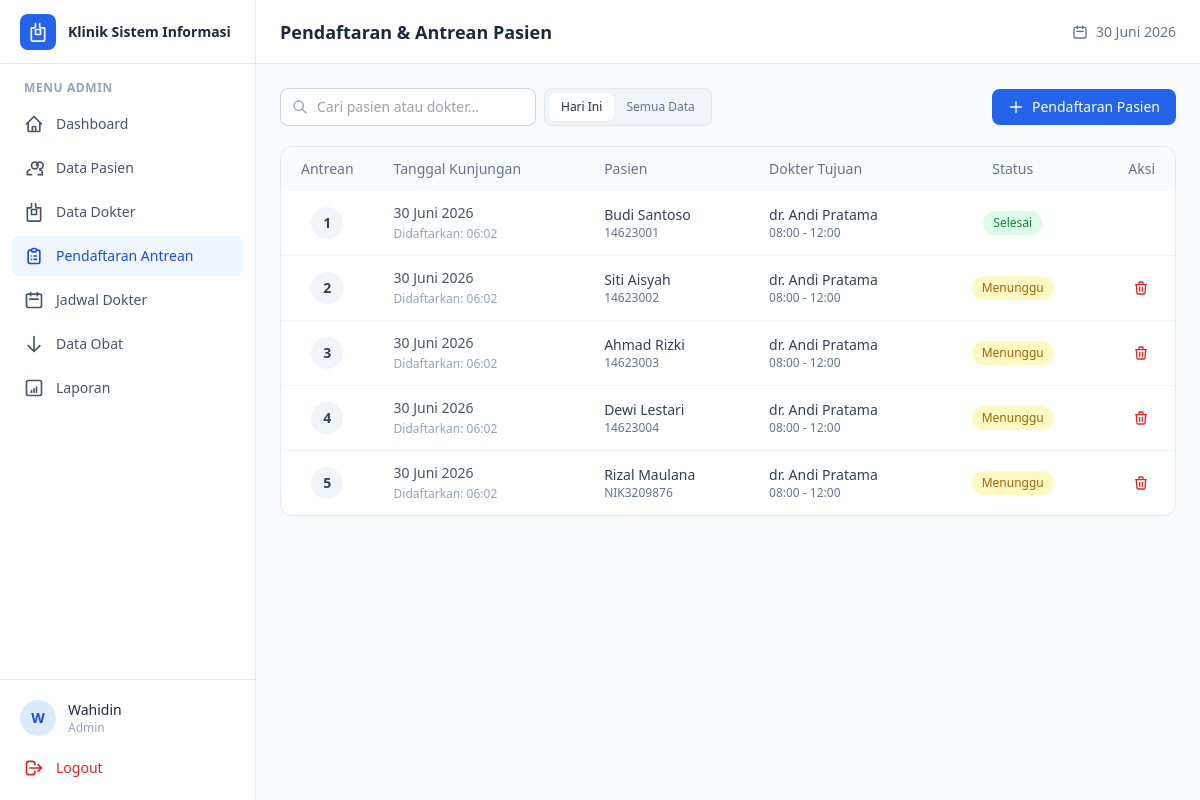
Page /admin/pendaftaran/index.php (signed in) on the committed database.
### tables this page shows
CREATE TABLE pendaftaran (
    id_pendaftaran   INT AUTO_INCREMENT PRIMARY KEY,
    id_pasien        INT NOT NULL,
    id_jadwal        INT NOT NULL,
    id_dokter        INT NOT NULL,
    waktu_daftar     DATETIME DEFAULT CURRENT_TIMESTAMP,
    tanggal_kunjungan DATE NOT NULL,
    no_antrian       INT NOT NULL,
    keluhan_utama    TEXT NULL,
    status_kunjungan ENUM('menunggu','diperiksa','selesai','batal') DEFAULT 'menunggu',
    created_at       DATETIME DEFAULT CURRENT_TIMESTAMP,

    CONSTRAINT fk_pendaftaran_pasien
        FOREIGN KEY (id_pasien) REFERENCES pasien(id_pasien)
        ON DELETE CASCADE ON UPDATE CASCADE,
    CONSTRAINT fk_pendaftaran_jadwal
        FOREIGN KEY (id_jadwal) REFERENCES jadwal_dokter(id_jadwal)
        ON DELETE CASCADE ON UPDATE CASCADE,
    CONSTRAINT fk_pendaftaran_dokter
        FOREIGN KEY (id_dokter) REFERENCES dokter(id_dokter)
        ON DELETE CASCADE ON UPDATE CASCADE
);

CREATE TABLE pasien (
    id_pasien        INT AUTO_INCREMENT PRIMARY KEY,
    nim_nik          VARCHAR(30)  NOT NULL UNIQUE,
    nama_lengkap     VARCHAR(100) NOT NULL,
    jenis_kelamin    ENUM('Laki-laki','Perempuan') NOT NULL,
    tanggal_lahir    DATE NULL,
    alamat           TEXT NULL,
    no_telepon       VARCHAR(20)  NULL,
    email            VARCHAR(100) NULL,
    fakultas         VARCHAR(100) NULL,
    status_akademik  ENUM('Mahasiswa','Dosen','Tenaga Kependidikan') DEFAULT 'Mahasiswa',
    created_at       DATETIME DEFAULT CURRENT_TIMESTAMP,
    updated_at       DATETIME DEFAULT CURRENT_TIMESTAMP ON UPDATE CURRENT_TIMESTAMP
);

CREATE TABLE dokter (
    id_dokter      INT AUTO_INCREMENT PRIMARY KEY,
    nip_dokter     VARCHAR(30)  NULL UNIQUE,
    nama_dokter    VARCHAR(100) NOT NULL,
    spesialisasi   VARCHAR(100) DEFAULT 'Dokter Umum',
    no_telepon     VARCHAR(20)  NULL,
    email          VARCHAR(100) NULL,
    foto           VARCHAR(255) NULL,
    status_aktif   ENUM('aktif','nonaktif') DEFAULT 'aktif',
    created_at     DATETIME DEFAULT CURRENT_TIMESTAMP
);

CREATE TABLE jadwal_dokter (
    id_jadwal      INT AUTO_INCREMENT PRIMARY KEY,
    id_dokter      INT NOT NULL,
    hari           ENUM('Senin','Selasa','Rabu','Kamis','Jumat','Sabtu') NOT NULL,
    jam_mulai      TIME NOT NULL,
    jam_selesai    TIME NOT NULL,
    kuota_pasien   INT DEFAULT 20,
    status         ENUM('aktif','nonaktif') DEFAULT 'aktif',
    created_at     DATETIME DEFAULT CURRENT_TIMESTAMP,

    CONSTRAINT fk_jadwal_dokter
        FOREIGN KEY (id_dokter) REFERENCES dokter(id_dokter)
        ON DELETE CASCADE ON UPDATE CASCADE
);

### includes/functions.php (called while the page is built, shortened)
<?php
function clean($data) {
    return htmlspecialchars(trim($data), ENT_QUOTES, 'UTF-8');
}
function formatTanggal($tanggal) {
    $bulan = [
        1 => 'Januari', 2 => 'Februari', 3 => 'Maret', 4 => 'April',
        5 => 'Mei', 6 => 'Juni', 7 => 'Juli', 8 => 'Agustus',
        9 => 'September', 10 => 'Oktober', 11 => 'November', 12 => 'Desember'
    ];
    $waktu = strtotime($tanggal);
    $hari  = date('d', $waktu);
    $bln   = (int) date('m', $waktu);
    $thn   = date('Y', $waktu);
    return $hari . ' ' . $bulan[$bln] . ' ' . $thn;
}
function formatJam($waktu) {
    return date('H:i', strtotime($waktu));
}
function badgeStatusKunjungan($status) {
    switch ($status) {
        case 'menunggu':
            return ['Menunggu', 'bg-yellow-100 text-yellow-700'];
        case 'selesai':
            return ['Selesai', 'bg-green-100 text-green-700'];
    }
}

### admin/pendaftaran/index.php (the view, shortened to what this page needs)
<?php
require_once __DIR__ . '/../../includes/functions.php';
$cari = trim($_GET['cari'] ?? '');
$filter = $_GET['filter'] ?? 'hari_ini';
$sql = "
    SELECT p.*, ps.nama_lengkap as nama_pasien, ps.nim_nik, d.nama_dokter, j.jam_mulai, j.jam_selesai
    FROM pendaftaran p
    JOIN pasien ps ON p.id_pasien = ps.id_pasien
    JOIN dokter d ON p.id_dokter = d.id_dokter
    JOIN jadwal_dokter j ON p.id_jadwal = j.id_jadwal
";
$params = [];
if ($filter === 'hari_ini') {
    $sql .= " WHERE p.tanggal_kunjungan = CURDATE()";
} else {
    $sql .= " WHERE 1=1";
}
$sql .= " ORDER BY p.tanggal_kunjungan DESC, p.no_antrian ASC";
$stmt = $koneksi->prepare($sql);
$stmt->execute(empty($params) ? [] : $params);
$daftar_pendaftaran = $stmt->fetchAll(PDO::FETCH_ASSOC);
require_once __DIR__ . '/../../includes/header.php';
?>
<div class="flex flex-col sm:flex-row sm:items-center sm:justify-between gap-3 mb-5">
    <div class="flex gap-2 w-full sm:w-auto">
        <form method="GET" class="relative w-full sm:max-w-xs flex-1">
            <span class="absolute inset-y-0 left-0 flex items-center pl-3 text-slate-400">
                <svg class="h-4 w-4" fill="none" viewBox="0 0 24 24" stroke="currentColor"><path stroke-linecap="round" stroke-linejoin="round" stroke-width="2" d="M21 21l-6-6m2-5a7 7 0 11-14 0 7 7 0 0114 0z" /></svg>
            </span>
            <input
                type="text"
                name="cari"
                value="<?= clean($cari) ?>"
                placeholder="Cari pasien atau dokter..."
                class="w-full pl-9 pr-4 py-2 border border-slate-300 rounded-lg text-sm focus:ring-2 focus:ring-blue-500 focus:border-blue-500 outline-none"
            >
        </form>
        <div class="flex bg-slate-100 rounded-lg p-1 border border-slate-200 flex-shrink-0">
            <a href="?filter=hari_ini&cari=<?= urlencode($cari) ?>" class="px-3 py-1.5 text-xs font-medium rounded-md <?= $filter === 'hari_ini' ? 'bg-white shadow-sm text-slate-800' : 'text-slate-500 hover:text-slate-700' ?>">Hari Ini</a>
            <a href="?filter=semua&cari=<?= urlencode($cari) ?>" class="px-3 py-1.5 text-xs font-medium rounded-md <?= $filter === 'semua' ? 'bg-white shadow-sm text-slate-800' : 'text-slate-500 hover:text-slate-700' ?>">Semua Data</a>
        </div>
    </div>
    <a href="tambah.php" class="inline-flex items-center justify-center gap-2 bg-blue-600 hover:bg-blue-700 text-white text-sm font-medium px-4 py-2 rounded-lg transition flex-shrink-0">
        <svg class="h-4 w-4" fill="none" viewBox="0 0 24 24" stroke="currentColor"><path stroke-linecap="round" stroke-linejoin="round" stroke-width="2" d="M12 4v16m8-8H4" /></svg>
        Pendaftaran Pasien
    </a>
</div>
<div class="bg-white rounded-xl border border-slate-200 overflow-hidden">
    <div class="overflow-x-auto">
        <table class="w-full text-sm">
            <thead class="bg-slate-50 text-slate-500">
                <tr>
                    <th class="text-left font-medium px-5 py-3 w-20">Antrean</th>
                    <th class="text-left font-medium px-5 py-3">Tanggal Kunjungan</th>
                    <th class="text-left font-medium px-5 py-3">Pasien</th>
                    <th class="text-left font-medium px-5 py-3">Dokter Tujuan</th>
                    <th class="text-center font-medium px-5 py-3">Status</th>
                    <th class="text-right font-medium px-5 py-3">Aksi</th>
                </tr>
            </thead>
            <tbody class="divide-y divide-slate-100">
                <?php if (empty($daftar_pendaftaran)): ?>
                    <tr>
                        <td colspan="6" class="text-center text-slate-400 py-8">
                            Belum ada pendaftaran yang sesuai pencarian/filter.
                        </td>
                    </tr>
                <?php else: ?>
                    <?php foreach ($daftar_pendaftaran as $pend): ?>
                        <tr class="hover:bg-slate-50">
                            <td class="px-5 py-3 text-center">
                                <span class="inline-flex h-8 w-8 items-center justify-center rounded-full bg-slate-100 text-slate-700 font-bold">
                                    <?= clean($pend['no_antrian']) ?>
                                </span>
                            </td>
                            <td class="px-5 py-3 text-slate-600 whitespace-nowrap">
                                <?= formatTanggal($pend['tanggal_kunjungan']) ?><br>
                                <span class="text-xs text-slate-400">Didaftarkan: <?= date('H:i', strtotime($pend['waktu_daftar'])) ?></span>
                            </td>
                            <td class="px-5 py-3">
                                <div class="font-medium text-slate-700"><?= clean($pend['nama_pasien']) ?></div>
                                <div class="text-xs text-slate-500"><?= clean($pend['nim_nik']) ?></div>
                            </td>
                            <td class="px-5 py-3">
                                <div class="font-medium text-slate-700"><?= clean($pend['nama_dokter']) ?></div>
                                <div class="text-xs text-slate-500"><?= formatJam($pend['jam_mulai']) ?> - <?= formatJam($pend['jam_selesai']) ?></div>
                            </td>
                            <td class="px-5 py-3 text-center">
                                <?php [$label_status, $kelas_warna] = badgeStatusKunjungan($pend['status_kunjungan']); ?>
                                <span class="inline-block px-2.5 py-1 rounded-full text-xs font-medium <?= $kelas_warna ?>">
                                    <?= $label_status ?>
                                </span>
                            </td>
                            <td class="px-5 py-3 text-right">
                                <?php if ($pend['status_kunjungan'] === 'menunggu'): ?>
                                    <form action="hapus.php" method="POST" class="inline" onsubmit="return confirm('Hapus antrean pasien ini?');">
                                        <button type="submit" title="Batalkan Pendaftaran" class="p-1.5 rounded-lg hover:bg-red-50 text-red-600 transition">
                                            <svg class="h-4 w-4" fill="none" viewBox="0 0 24 24" stroke="currentColor"><path stroke-linecap="round" stroke-linejoin="round" stroke-width="2" d="M19 7l-.867 12.142A2 2 0 0116.138 21H7.862a2 2 0 01-1.995-1.858L5 7m5 4v6m4-6v6m1-10V4a1 1 0 00-1-1h-4a1 1 0 00-1 1v3M4 7h16" /></svg>
                                        </button>
                                    </form>
                                <?php endif; ?>
                            </td>
                        </tr>
                    <?php endforeach; ?>
                <?php endif; ?>
            </tbody>
        </table>
    </div>
</div>
<?php require_once __DIR__ . '/../../includes/footer.php'; ?>

### rows in the picture
pendaftaran: no_antrian "1", tanggal_kunjungan "30 Juni 2026", waktu_daftar "06:02", id_pasien.nama_lengkap "Budi Santoso", id_pasien.nim_nik "14623001", id_dokter.nama_dokter "dr. Andi Pratama", id_jadwal.jam_mulai "08:00", id_jadwal.jam_selesai "12:00", label_status "Selesai"
pendaftaran: no_antrian "2", tanggal_kunjungan "30 Juni 2026", waktu_daftar "06:02", id_pasien.nama_lengkap "Siti Aisyah", id_pasien.nim_nik "14623002", id_dokter.nama_dokter "dr. Andi Pratama", id_jadwal.jam_mulai "08:00", id_jadwal.jam_selesai "12:00", label_status "Menunggu"
pendaftaran: no_antrian "3", tanggal_kunjungan "30 Juni 2026", waktu_daftar "06:02", id_pasien.nama_lengkap "Ahmad Rizki", id_pasien.nim_nik "14623003", id_dokter.nama_dokter "dr. Andi Pratama", id_jadwal.jam_mulai "08:00", id_jadwal.jam_selesai "12:00", label_status "Menunggu"
pendaftaran: no_antrian "4", tanggal_kunjungan "30 Juni 2026", waktu_daftar "06:02", id_pasien.nama_lengkap "Dewi Lestari", id_pasien.nim_nik "14623004", id_dokter.nama_dokter "dr. Andi Pratama", id_jadwal.jam_mulai "08:00", id_jadwal.jam_selesai "12:00", label_status "Menunggu"
pendaftaran: no_antrian "5", tanggal_kunjungan "30 Juni 2026", waktu_daftar "06:02", id_pasien.nama_lengkap "Rizal Maulana", id_pasien.nim_nik "NIK3209876", id_dokter.nama_dokter "dr. Andi Pratama", id_jadwal.jam_mulai "08:00", id_jadwal.jam_selesai "12:00", label_status "Menunggu"

### other values in the picture
substr($nama_user, 0, 1) "W"
$nama_user "Wahidin"
$role "Admin"
$judul_halaman "Pendaftaran & Antrean Pasien"
